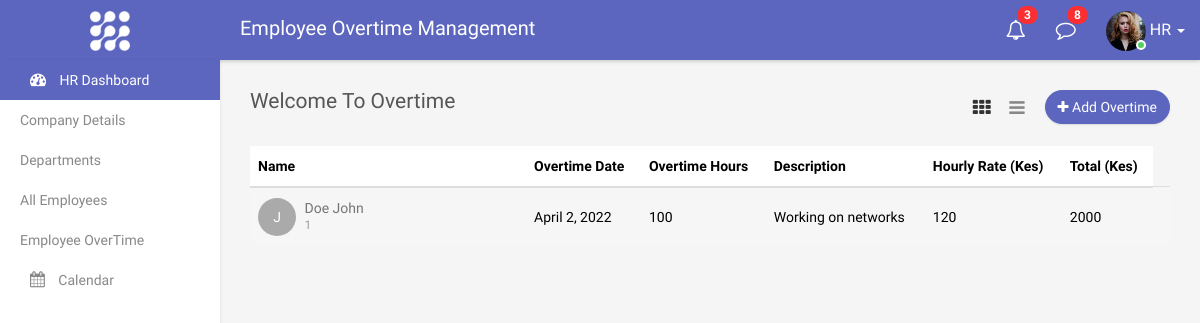
Page /overtime (signed in) on the earlier database version.
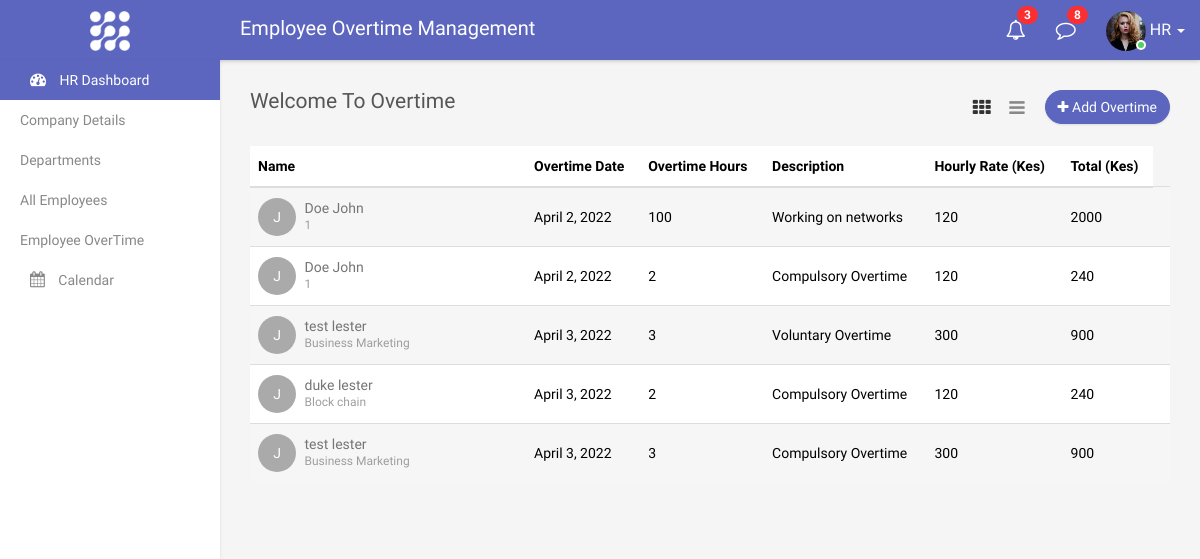
Same page on the later database version.
### overtime/models.py (models this page shows, shortened)
class Overtime(models.Model):
    my_employee = models.ForeignKey(Employee, on_delete=models.CASCADE)
    overtime_date = models.DateField()
    overtime_hours = models.IntegerField()
    description = models.TextField()
    overtime_type = models.CharField(max_length=200)
    overtime_pay = models.DecimalField(max_digits=10, decimal_places=0)
    total = models.DecimalField(max_digits=10, decimal_places=0, blank=True, null=True)
    approved_by = models.ForeignKey(User, on_delete=models.PROTECT)
    created_at = models.DateTimeField(auto_now_add=True)
    class Meta:
        verbose_name = "Over Time"
        verbose_name_plural = "Over Time"

class Employee(models.Model):
    company = models.CharField(max_length=200)
    department =  models.CharField(max_length=180)
    employee = models.OneToOneField(User,related_name="employee", on_delete=models.CASCADE)
    email = models.EmailField(max_length=65, unique=True, verbose_name='email')
    username = models.CharField(max_length=40, unique=True)
    phone = models.CharField(max_length=15, unique=True)
    mobile = models.CharField(max_length=15)
    address = models.CharField(max_length=200, blank=True)
    first_name = models.CharField(max_length=200, blank=True)
    last_name = models.CharField(max_length=200, blank=True)
    employeeReg_Id = models.CharField(max_length=200)
    is_email_verified = models.BooleanField(default=False)
    created_at = models.DateTimeField(auto_now_add=True)
    updated_at = models.DateTimeField(auto_now_add=True)
    class Meta:
        verbose_name = "Employee"
        verbose_name_plural = "Employees"

### overtime/views.py (the view, shortened to what this page needs)
# urls.py: path('overtime',addOverTimeView, name="overTime"),
@login_required(login_url='login')
def addOverTimeView(request):
    context = {}
    context['overtime'] = Overtime.objects.all()
    context['employees'] = Employee.objects.all()
    return render(request, 'overtime.html', context)

### templates/overtime.html (shortened to what this page needs)
{% extends "base.html" %}
{% load static %}
{% block content %}
        <div class="page-wrapper">
            <div class="content container-fluid">
                <div class="row">
                    <div class="col-xs-4">
                        <h4 class="page-title">Welcome To Overtime</h4>
                    </div>
                    <div class="col-xs-8 text-right m-b-20">
                        <a href="#" class="btn btn-primary rounded pull-right" data-toggle="modal" data-target="#add_employee"><i class="fa fa-plus"></i> Add Overtime</a>
                        <div class="view-icons">
                            <a href="#" class="grid-view btn btn-link active"><i class="fa fa-th"></i></a>
                            <a href="#" class="list-view btn btn-link"><i class="fa fa-bars"></i></a>
                        </div>
                    </div>
                </div>
              <div class="row">
                    <div class="col-md-12">
                        <div class="table-responsive">
                            <table class="table table-striped custom-table datatable">
                                <thead>
                                    <tr>
                                        <th style="width:30%;">Name</th>
                                        <th>Overtime Date</th>
                                        <th>Overtime Hours</th>
                                        <th>Description</th>
                                        <th>Hourly Rate (Kes)</th>
                                        <th>Total (Kes)</th>
                                    </tr>
                                </thead>
                                <tbody>
                                    {% for Ot in overtime %}
                                    <tr>
                                        <td>
                                            <a href="#" class="avatar">J</a>
                                            <h2><a href="#">{{Ot.my_employee.first_name}} {{Ot.my_employee.last_name}} <span>{{Ot.my_employee.department}}</span></a></h2>
                                        </td>
                                        <td>{{Ot.overtime_date}}</td>
                                        <td>{{Ot.overtime_hours}}</td>
                                        <td>{{Ot.description}}</td>
                                        <td>{{Ot.overtime_pay}}</td>
                                        <td>{{Ot.total}}</td>
                                        <td>
                                        </td>
                                    </tr>
                                    {% endfor %}
                                    </tbody>
            </div>
        </div>
    </div>
  {% endblock %}

Differences in the rows shown:
added Overtime: my_employee.first_name "Doe", my_employee.last_name "John", my_employee.department "1", overtime_date "April 2, 2022", overtime_hours "2", description "Compulsory Overtime", overtime_pay "120", total "240"
added Overtime: my_employee.first_name "test", my_employee.last_name "lester", my_employee.department "Business Marketing", overtime_date "April 3, 2022", overtime_hours "3", description "Voluntary Overtime", overtime_pay "300", total "900"
added Overtime: my_employee.first_name "duke", my_employee.last_name "lester", my_employee.department "Block chain", overtime_date "April 3, 2022", overtime_hours "2", description "Compulsory Overtime", overtime_pay "120", total "240"
added Overtime: my_employee.first_name "test", my_employee.last_name "lester", my_employee.department "Business Marketing", overtime_date "April 3, 2022", overtime_hours "3", description "Compulsory Overtime", overtime_pay "300", total "900"
